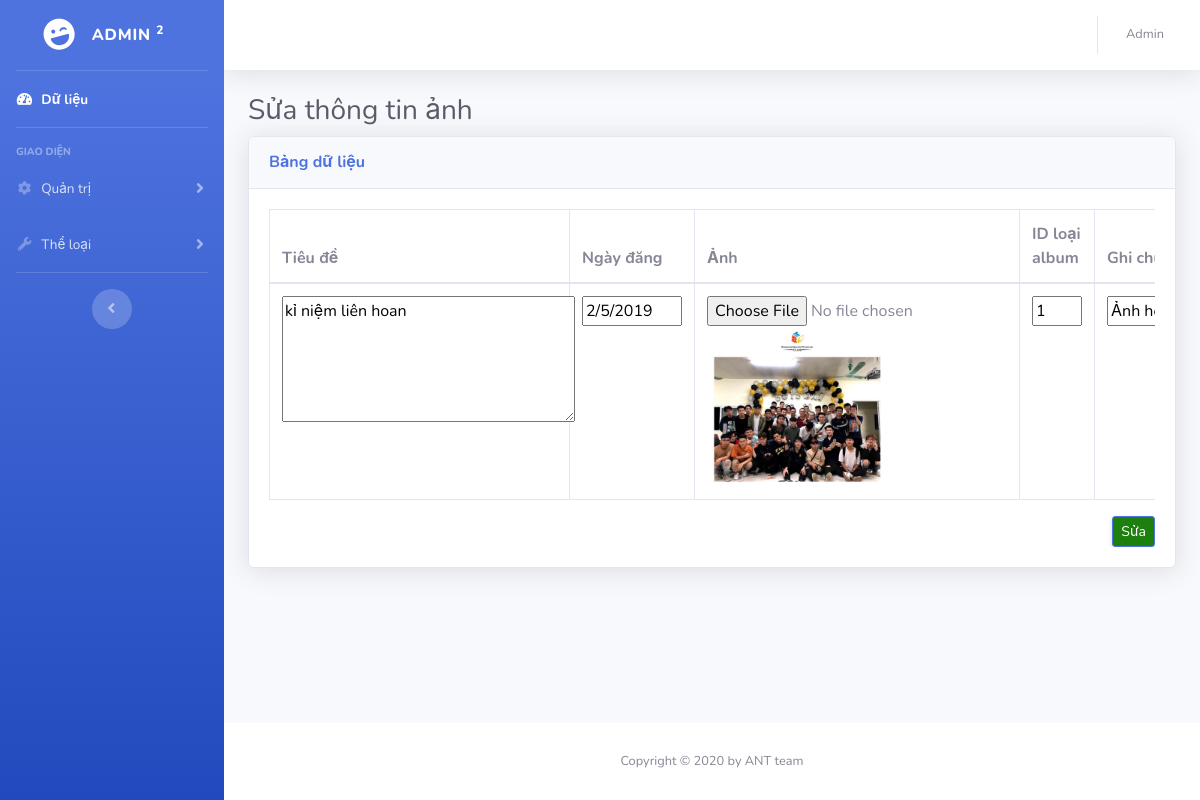
The app's page /admin/sua/sua_album_anh.php?id=4 with its own data.
### tables this page shows
CREATE TABLE `tbl_album` (
  `id` int(10) NOT NULL,
  `id_loai_album` int(10) NOT NULL,
  `tieu_de` varchar(100) DEFAULT NULL,
  `ngay` varchar(100) DEFAULT NULL,
  `anh` varchar(100) DEFAULT NULL,
  `ghi_chu` varchar(110) DEFAULT NULL
);

### admin/sua/sua_album_anh.php (the view, shortened to what this page needs)
<!DOCTYPE html>
<html lang="en">
<head>
  <link href="../vendor/fontawesome-free/css/all.min.css" rel="stylesheet" type="text/css">
  <link href="../css/sb-admin-2.min.css" rel="stylesheet">
</head>
<body id="page-top">
<?php
				            $host_name="localhost";
                    $user_name="root";
                                  $password="";
                                  $db_name="bit_db";
                    $id= $_GET['id'];
				            $ket_noi=mysqli_connect($host_name, $user_name, $password, $db_name);
                    $query="SELECT * FROM tbl_album WHERE id='".$id."'";
                    $noi_dung=mysqli_query($ket_noi, $query);
                    $row=mysqli_fetch_array($noi_dung);
                    ?>
  <div id="wrapper">
    <ul class="navbar-nav bg-gradient-primary sidebar sidebar-dark accordion" id="accordionSidebar">
      <a class="sidebar-brand d-flex align-items-center justify-content-center" href="../index.php">
        <div class="sidebar-brand-icon rotate-n-15">
          <i class="fas fa-laugh-wink"></i>
        </div>
        <div class="sidebar-brand-text mx-3"> Admin <sup>2</sup></div>
      </a>
      <hr class="sidebar-divider my-0">
      <li class="nav-item active">
        <a class="nav-link" href="../index.php">
          <i class="fas fa-fw fa-tachometer-alt"></i>
          <span>Dữ liệu</span></a>
      </li>
      <hr class="sidebar-divider">
      <div class="sidebar-heading">
        Giao diện
      </div>
      <li class="nav-item">
        <a class="nav-link collapsed" href="#" data-toggle="collapse" data-target="#collapseTwo" aria-expanded="true" aria-controls="collapseTwo">
          <i class="fas fa-fw fa-cog"></i>
          <span>Quản trị</span>
        </a>
      </li>
      <li class="nav-item">
        <a class="nav-link collapsed" href="#" data-toggle="collapse" data-target="#collapseUtilities" aria-expanded="true" aria-controls="collapseUtilities">
          <i class="fas fa-fw fa-wrench"></i>
          <span>Thể loại</span>
        </a>
      </li>
      <hr class="sidebar-divider d-none d-md-block">
      <div class="text-center d-none d-md-inline">
        <button class="rounded-circle border-0" id="sidebarToggle"></button>
      </div>
    </ul>
    <div id="content-wrapper" class="d-flex flex-column">
      <div id="content">
        <nav class="navbar navbar-expand navbar-light bg-white topbar mb-4 static-top shadow">
          <ul class="navbar-nav ml-auto">
            <li class="nav-item dropdown no-arrow">
              <a class="nav-link dropdown-toggle" href="#" id="userDropdown" role="button" data-toggle="dropdown" aria-haspopup="true" aria-expanded="false">
                <span class="mr-2 d-none d-lg-inline text-gray-600 small">Admin</span>
              </a>
            </li>
          </ul>
        </nav>
        <div class="container-fluid">
          <h1 class="h3 mb-2 text-gray-800">Sửa thông tin ảnh</h1>
          <div class="card shadow mb-4">
            <div class="card-header py-3">
              <h6 class="m-0 font-weight-bold text-primary">Bảng dữ liệu</h6>
            </div>
            <div class="card-body">
              <div class="table-responsive">
                <form method="POST" action="./sua_album_anh_repair.php" enctype="multipart/form-data">
                  <table class="table table-bordered" id="dataTable" width="100%" cellspacing="0">
                    <thead>
                      <tr>
                        <th>Tiêu đề</th>
                        <th>Ngày đăng</th>
                        <th>Ảnh</th>
                        <th>ID loại album</th>
                        <th>Ghi chú</th>
                      </tr>
                    </thead>
                    <tbody>
                      <tr>
                        <td style="max-width: 300px;">
                          <textarea name="txttieude"  cols="30" rows="5"><?php echo $row['tieu_de'] ?></textarea>
                        </td>
                        <td style="max-width: 300px;">
                          <input style="width:100px;" type="text" name="txtngaydang" value="<?php echo $row['ngay']?>"></input>
                        </td>
                        <td>
                          <input style="width:300px;" type="file" style="width:200px;" name="txtanh">
                          <img style="width:180px;" src="../../img/album_anh/<?php echo $row['anh']?>" alt="photo">
                        </td>
                        <td>
                          <input style="width:50px;" name="txtidloaialbum" type="text" style="width: 100px;" value="<?php echo $row['id_loai_album']?>">
                        </td>
                        <td><input name="txtghichu" type="text" style="width: 150px;" value="<?php echo $row['ghi_chu']?>"></td>
                      </tr>
                    </tbody>
                  </table>
                    <button type="submit" style="float: right; background-color: #1D800E;" class="d-none d-sm-inline-block btn btn-sm btn-primary shadow-sm">Sửa</button>
                </form>
              </div>
            </div>
          </div>
        </div>
      </div>
      <footer class="sticky-footer bg-white">
        <div class="container my-auto">
          <div class="copyright text-center my-auto">
            <span>Copyright © 2020 by ANT team</span>
          </div>
        </div>
      </footer>
    </div>
  </div>
</body>
</html>

### records on screen
tbl_album: txttieude "kỉ niệm liên hoan", txtngaydang "2/5/2019", anh (picture), txtidloaialbum "1", txtghichu "Ảnh hoạt động"
